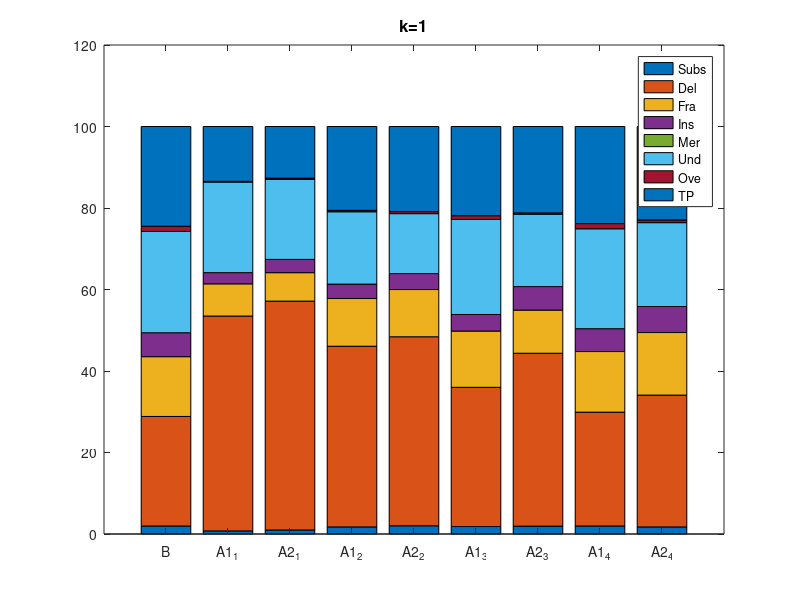

Here is the MATLAB script that generated this plot: (Note: this script raises an error after producing the figure.)
load('allres');
alpha_vals = 1:1:4;

db = allres{1, 1}.ward_res_base;
for k=1:5    
    d1 = [];
    d2 = [];
    d = db;
    for aix = 1:length(alpha_vals)        
        d = [d; allres{k, aix}.ward_res_ours1];
        d = [d; allres{k, aix}.ward_res_ours2];
    end
    
    figure    
    bar(d, 'stacked');
    %xlabel('\alpha', 'FontSize', 20);
    ylim([0, 120]);
    xticklabels({'B', 'A1_1', 'A2_1', 'A1_2', 'A2_2', 'A1_3', 'A2_3', 'A1_4', 'A2_4'});
    title(strcat('k=',num2str(k),''), 'FontSize', 12);
    lgd = legend('Subs', 'Del', 'Fra', 'Ins', 'Mer', 'Und', 'Ove','TP');
    lgd.FontSize = 12;
    lgd.Orientation = 'horizontal';
    
    
end

